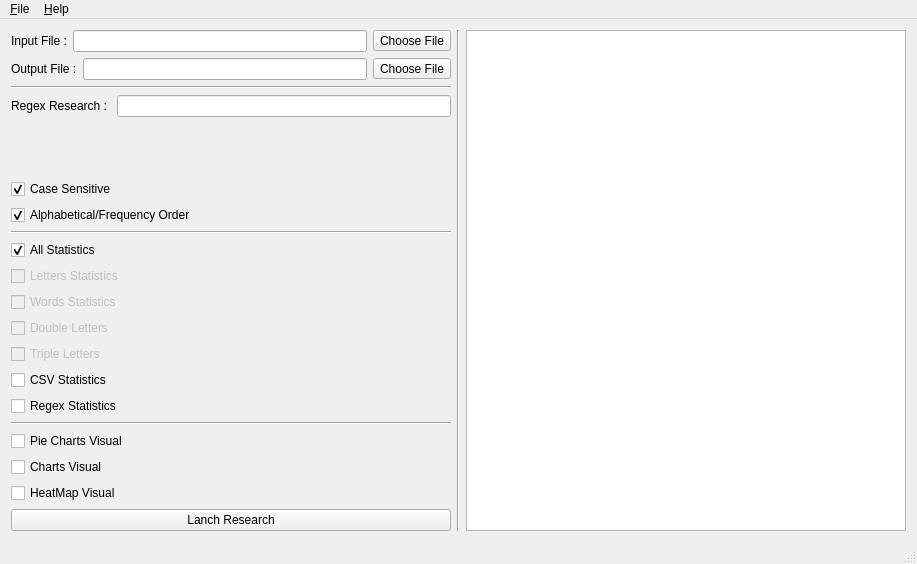
<?xml version="1.0" encoding="UTF-8"?>
<ui version="4.0">
 <class>MainWindow</class>
 <widget class="QMainWindow" name="MainWindow">
  <property name="geometry">
   <rect>
    <x>0</x>
    <y>0</y>
    <width>917</width>
    <height>564</height>
   </rect>
  </property>
  <property name="windowTitle">
   <string>MainWindow</string>
  </property>
  <widget class="QWidget" name="centralWidget">
   <layout class="QHBoxLayout" name="horizontalLayout_4">
    <item>
     <layout class="QHBoxLayout" name="horizontalLayout">
      <item>
       <layout class="QVBoxLayout" name="verticalLayout">
        <item>
         <layout class="QHBoxLayout" name="horizontalLayout_2">
          <item>
           <widget class="QLabel" name="label">
            <property name="text">
             <string>Input File :</string>
            </property>
           </widget>
          </item>
          <item>
           <widget class="QLineEdit" name="inputLineEdit"/>
          </item>
          <item>
           <widget class="QToolButton" name="chooseInputButton">
            <property name="text">
             <string>Choose File</string>
            </property>
           </widget>
          </item>
         </layout>
        </item>
        <item>
         <layout class="QHBoxLayout" name="horizontalLayout_3">
          <item>
           <widget class="QLabel" name="label_2">
            <property name="text">
             <string>Output File :</string>
            </property>
           </widget>
          </item>
          <item>
           <widget class="QLineEdit" name="outputLineEdit"/>
          </item>
          <item>
           <widget class="QToolButton" name="chooseOutputButton">
            <property name="text">
             <string>Choose File</string>
            </property>
           </widget>
          </item>
         </layout>
        </item>
        <item>
         <widget class="Line" name="line">
          <property name="orientation">
           <enum>Qt::Horizontal</enum>
          </property>
         </widget>
        </item>
        <item>
         <layout class="QFormLayout" name="formLayout">
          <item row="0" column="0">
           <widget class="QLabel" name="label_3">
            <property name="text">
             <string>Regex Research : </string>
            </property>
           </widget>
          </item>
          <item row="0" column="1">
           <widget class="QLineEdit" name="regexLineEdit"/>
          </item>
         </layout>
        </item>
        <item>
         <widget class="QCheckBox" name="checkCase">
          <property name="text">
           <string>Case Sensitive</string>
          </property>
          <property name="checked">
           <bool>true</bool>
          </property>
         </widget>
        </item>
        <item>
         <widget class="QCheckBox" name="checkOrder">
          <property name="text">
           <string>Alphabetical/Frequency Order</string>
          </property>
          <property name="checked">
           <bool>true</bool>
          </property>
         </widget>
        </item>
        <item>
         <widget class="Line" name="line_3">
          <property name="orientation">
           <enum>Qt::Horizontal</enum>
          </property>
         </widget>
        </item>
        <item>
         <widget class="QCheckBox" name="checkAll">
          <property name="text">
           <string>All Statistics</string>
          </property>
          <property name="checked">
           <bool>true</bool>
          </property>
         </widget>
        </item>
        <item>
         <widget class="QCheckBox" name="checkLetters">
          <property name="enabled">
           <bool>false</bool>
          </property>
          <property name="text">
           <string>Letters Statistics</string>
          </property>
          <property name="checkable">
           <bool>true</bool>
          </property>
         </widget>
        </item>
        <item>
         <widget class="QCheckBox" name="checkWords">
          <property name="enabled">
           <bool>false</bool>
          </property>
          <property name="text">
           <string>Words Statistics</string>
          </property>
          <property name="checkable">
           <bool>true</bool>
          </property>
         </widget>
        </item>
        <item>
         <widget class="QCheckBox" name="checkDouble">
          <property name="enabled">
           <bool>false</bool>
          </property>
          <property name="text">
           <string>Double Letters</string>
          </property>
         </widget>
        </item>
        <item>
         <widget class="QCheckBox" name="checkTriple">
          <property name="enabled">
           <bool>false</bool>
          </property>
          <property name="text">
           <string>Triple Letters</string>
          </property>
         </widget>
        </item>
        <item>
         <widget class="QCheckBox" name="checkCSV">
          <property name="text">
           <string>CSV Statistics</string>
          </property>
         </widget>
        </item>
        <item>
         <widget class="QCheckBox" name="checkRegex">
          <property name="enabled">
           <bool>true</bool>
          </property>
          <property name="text">
           <string>Regex Statistics</string>
          </property>
          <property name="checkable">
           <bool>true</bool>
          </property>
         </widget>
        </item>
        <item>
         <widget class="Line" name="line_4">
          <property name="orientation">
           <enum>Qt::Horizontal</enum>
          </property>
         </widget>
        </item>
        <item>
         <widget class="QCheckBox" name="checkPie">
          <property name="text">
           <string>Pie Charts Visual</string>
          </property>
         </widget>
        </item>
        <item>
         <widget class="QCheckBox" name="checkCharts">
          <property name="text">
           <string>Charts Visual</string>
          </property>
         </widget>
        </item>
        <item>
         <widget class="QCheckBox" name="checkHeatmap">
          <property name="text">
           <string>HeatMap Visual</string>
          </property>
         </widget>
        </item>
        <item>
         <widget class="QPushButton" name="lanchButton">
          <property name="text">
           <string>Lanch Research</string>
          </property>
         </widget>
        </item>
       </layout>
      </item>
      <item>
       <widget class="Line" name="line_2">
        <property name="orientation">
         <enum>Qt::Vertical</enum>
        </property>
       </widget>
      </item>
      <item>
       <widget class="QPlainTextEdit" name="resultPlainText"/>
      </item>
     </layout>
    </item>
   </layout>
  </widget>
  <widget class="QMenuBar" name="menuBar">
   <property name="geometry">
    <rect>
     <x>0</x>
     <y>0</y>
     <width>917</width>
     <height>25</height>
    </rect>
   </property>
   <widget class="QMenu" name="menu_File">
    <property name="title">
     <string>&amp;File</string>
    </property>
    <addaction name="action_Save"/>
    <addaction name="action_Open"/>
    <addaction name="separator"/>
    <addaction name="action_Quit"/>
   </widget>
   <widget class="QMenu" name="menu_About">
    <property name="title">
     <string>&amp;Help</string>
    </property>
    <addaction name="action_About"/>
   </widget>
   <addaction name="menu_File"/>
   <addaction name="menu_About"/>
  </widget>
  <widget class="QStatusBar" name="statusBar"/>
  <action name="action_About">
   <property name="text">
    <string>&amp;About</string>
   </property>
  </action>
  <action name="action_Save">
   <property name="text">
    <string>&amp;Save</string>
   </property>
   <property name="shortcut">
    <string>Ctrl+S</string>
   </property>
  </action>
  <action name="action_Open">
   <property name="text">
    <string>&amp;Open</string>
   </property>
   <property name="shortcut">
    <string>Ctrl+O</string>
   </property>
  </action>
  <action name="action_Quit">
   <property name="text">
    <string>&amp;Quit</string>
   </property>
   <property name="shortcut">
    <string>Ctrl+Q</string>
   </property>
  </action>
 </widget>
 <layoutdefault spacing="6" margin="11"/>
 <resources/>
 <connections/>
</ui>
